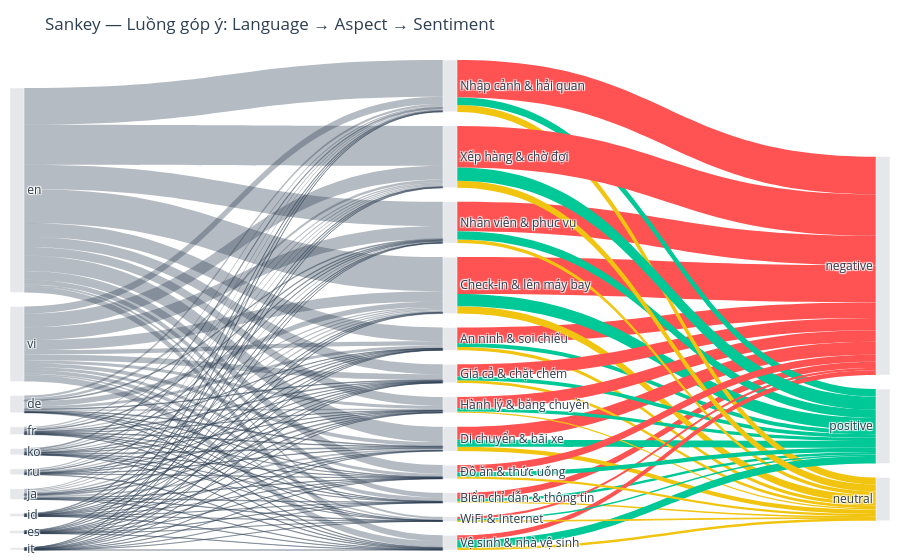

Notebook code cell kept with this figure:
### Code cell
# gộp count
flow = df[df["lang"].isin(top_langs)].groupby(["lang","aspect_vi","label"]).size().reset_index(name="count")

langs = flow["lang"].unique().tolist()
aspects = flow["aspect_vi"].unique().tolist()
labels = LABEL_ORDER

nodes = langs + aspects + labels
node_index = {n:i for i,n in enumerate(nodes)}

sources = []
targets = []
values  = []
colors  = []

# lang -> aspect
la = flow.groupby(["lang","aspect_vi"])["count"].sum().reset_index()
for _, r in la.iterrows():
    sources.append(node_index[r["lang"]])
    targets.append(node_index[r["aspect_vi"]])
    values.append(int(r["count"]))
    colors.append("rgba(44,62,80,0.35)")  # accent nhẹ

# aspect -> label
al = flow.groupby(["aspect_vi","label"])["count"].sum().reset_index()
for _, r in al.iterrows():
    sources.append(node_index[r["aspect_vi"]])
    targets.append(node_index[r["label"]])
    values.append(int(r["count"]))
    lab = r["label"]
    # map sang màu sentiment
    if lab in PALETTE:
        colors.append(PALETTE[lab])
    else:
        colors.append("rgba(189,189,189,0.8)")

fig = go.Figure(data=[go.Sankey(
    node=dict(
        pad=14,
        thickness=14,
        line=dict(color="white", width=0.5),
        label=nodes,
        color="rgba(44,62,80,0.12)"
    ),
    link=dict(
        source=sources,
        target=targets,
        value=values,
        color=colors
    )
)])
fig.update_layout(
    title="Sankey — Luồng góp ý: Language → Aspect → Sentiment",
    paper_bgcolor=PALETTE["bg"],
    font=dict(color=PALETTE["accent"]),
    margin=dict(l=10, r=10, t=60, b=10)
)
fig.show()

### Figure 1 — Plotly figure (JSON) as saved in the notebook; plotly's stock layout.template omitted (floating-point values rounded to 4 significant figures; data arrays with more than 128 entries replaced by an {"elided": "..."} marker saying what was removed)
{"data": [{"link": {"color": {"elided": "154 str values"}, "source": {"elided": "154 int values"}, "target": {"elided": "154 int values"}, "value": {"elided": "154 int values"}}, "node": {"color": "rgba(44,62,80,0.12)", "label": ["de", "en", "es", "fr", "id", "it", "ja", "ko", "ru", "vi", "An ninh & soi chiếu", "Biển chỉ dẫn & thông tin", "Check-in & lên máy bay", "Di chuyển & bãi xe", "Giá cả & chặt chém", "Hành lý & băng chuyền", "Nhân viên & phục vụ", "Nhập cảnh & hải quan", "Vệ sinh & nhà vệ sinh", "WiFi & Internet", "Xếp hàng & chờ đợi", "Đồ ăn & thức uống", "negative", "neutral", "positive"], "line": {"color": "white", "width": 0.5}, "pad": 14, "thickness": 14}, "type": "sankey"}], "layout": {"font": {"color": "#2C3E50"}, "margin": {"b": 10, "l": 10, "r": 10, "t": 60}, "paper_bgcolor": "#FFFFFF", "title": {"text": "Sankey — Luồng góp ý: Language → Aspect → Sentiment"}}}
